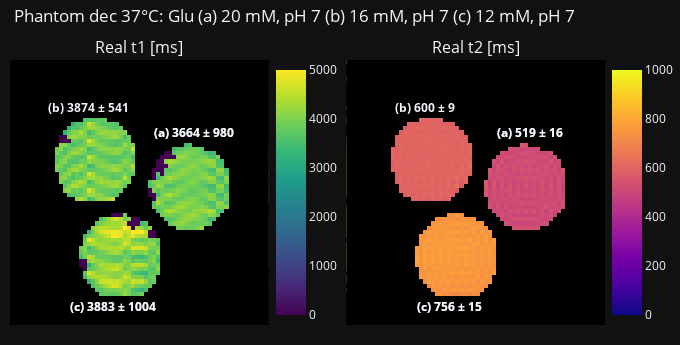
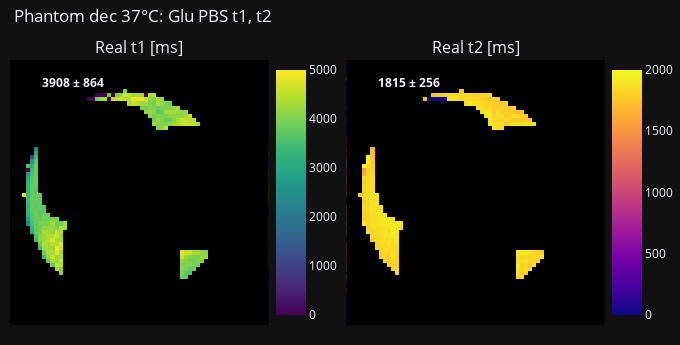
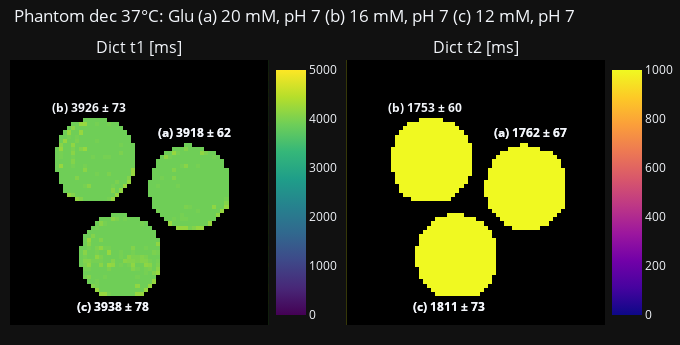

Here is the notebook cell these charts were saved with, in order:
### Markdown cell above
## 2.3. t1 & t2 check ##

### Code cell
t1_pixels = t1_t2_pixel_reader(glu_phantom_fn=glu_phantom_fn, txt_file_name=txt_file_name, image_idx=3, t_type='t1')
t2_pixels = t1_t2_pixel_reader(glu_phantom_fn=glu_phantom_fn, txt_file_name=txt_file_name, image_idx=3, t_type='t2')

real_t1_t2(t1_pixels, t2_pixels, full_mask, vial_rois, tag, tag_x_loc, tag_y_loc, phantom_choice, temp, month, conc_l, ph_l)
real_t1_t2_bg(t1_pixels, t2_pixels, bg_mask, phantom_choice, temp, month)
dict_t1_t2(t1w_array, t2w_array, full_mask, vial_rois, tag, tag_x_loc, tag_y_loc, fp_prtcl_name, phantom_choice, temp, month, conc_l, ph_l)

### Figure 1 — Plotly figure (JSON) as saved in the notebook; plotly's stock layout.template omitted (floating-point values rounded to 4 significant figures; data arrays with more than 128 entries replaced by an {"elided": "..."} marker saying what was removed)
{"data": [{"coloraxis": "coloraxis", "colorscale": [[0.0, "#440154"], [0.1111, "#482878"], [0.2222, "#3e4989"], [0.3333, "#31688e"], [0.4444, "#26828e"], [0.5556, "#1f9e89"], [0.6667, "#35b779"], [0.7778, "#6ece58"], [0.8889, "#b5de2b"], [1.0, "#fde725"]], "type": "heatmap", "xaxis": "x", "yaxis": "y", "z": {"elided": "64x64 float values"}}, {"coloraxis": "coloraxis2", "colorscale": [[0.0, "#440154"], [0.1111, "#482878"], [0.2222, "#3e4989"], [0.3333, "#31688e"], [0.4444, "#26828e"], [0.5556, "#1f9e89"], [0.6667, "#35b779"], [0.7778, "#6ece58"], [0.8889, "#b5de2b"], [1.0, "#fde725"]], "type": "heatmap", "xaxis": "x2", "yaxis": "y2", "z": {"elided": "64x64 float values"}}, {"colorscale": [[0, "rgba(0,0,0,0)"], [1, "black"]], "showscale": false, "type": "heatmap", "xaxis": "x", "yaxis": "y", "z": {"elided": "64x64 int values"}}, {"colorscale": [[0, "rgba(0,0,0,0)"], [1, "black"]], "showscale": false, "type": "heatmap", "xaxis": "x2", "yaxis": "y2", "z": {"elided": "64x64 int values"}}], "layout": {"annotations": [{"font": {"size": 16}, "showarrow": false, "text": "Real t1 [ms]", "x": 0.2175, "xanchor": "center", "xref": "paper", "y": 1.0, "yanchor": "bottom", "yref": "paper"}, {"font": {"size": 16}, "showarrow": false, "text": "Real t2 [ms]", "x": 0.7825, "xanchor": "center", "xref": "paper", "y": 1.0, "yanchor": "bottom", "yref": "paper"}, {"showarrow": false, "text": "<b>(a) 3664 ± 980<b>", "x": 45, "xref": "x", "y": 17, "yref": "y"}, {"showarrow": false, "text": "<b>(a) 519 ± 16<b>", "x": 45, "xref": "x2", "y": 17, "yref": "y2"}, {"showarrow": false, "text": "<b>(c) 3883 ± 1004<b>", "x": 25, "xref": "x", "y": 59, "yref": "y"}, {"showarrow": false, "text": "<b>(c) 756 ± 15<b>", "x": 25, "xref": "x2", "y": 59, "yref": "y2"}, {"showarrow": false, "text": "<b>(b) 3874 ± 541<b>", "x": 19, "xref": "x", "y": 11, "yref": "y"}, {"showarrow": false, "text": "<b>(b) 600 ± 9<b>", "x": 19, "xref": "x2", "y": 11, "yref": "y2"}, {"showarrow": false, "text": "<b>(a) 3664 ± 980<b>", "x": 45, "xref": "x", "y": 17, "yref": "y"}, {"showarrow": false, "text": "<b>(a) 519 ± 16<b>", "x": 45, "xref": "x2", "y": 17, "yref": "y2"}, {"showarrow": false, "text": "<b>(c) 3883 ± 1004<b>", "x": 25, "xref": "x", "y": 59, "yref": "y"}, {"showarrow": false, "text": "<b>(c) 756 ± 15<b>", "x": 25, "xref": "x2", "y": 59, "yref": "y2"}], "coloraxis": {"cmax": 5000, "cmin": 0, "colorbar": {"x": 0.43, "y": 0.5}, "colorscale": [[0.0, "#440154"], [0.1111, "#482878"], [0.2222, "#3e4989"], [0.3333, "#31688e"], [0.4444, "#26828e"], [0.5556, "#1f9e89"], [0.6667, "#35b779"], [0.7778, "#6ece58"], [0.8889, "#b5de2b"], [1.0, "#fde725"]]}, "coloraxis2": {"cmax": 1000, "cmin": 0, "colorbar": {"x": 0.995, "y": 0.5}, "colorscale": [[0.0, "#0d0887"], [0.1111, "#46039f"], [0.2222, "#7201a8"], [0.3333, "#9c179e"], [0.4444, "#bd3786"], [0.5556, "#d8576b"], [0.6667, "#ed7953"], [0.7778, "#fb9f3a"], [0.8889, "#fdca26"], [1.0, "#f0f921"]]}, "height": 345, "margin": {"b": 20, "l": 10, "r": 0, "t": 60}, "showlegend": false, "title": {"text": "Phantom dec 37°C: Glu (a) 20 mM, pH 7 (b) 16 mM, pH 7 (c) 12 mM, pH 7", "x": 0.02, "y": 0.97}, "width": 680, "xaxis": {"anchor": "y", "domain": [0.0, 0.435], "showgrid": false, "showticklabels": false}, "xaxis2": {"anchor": "y2", "domain": [0.565, 1.0], "showgrid": false, "showticklabels": false}, "yaxis": {"anchor": "x", "autorange": "reversed", "domain": [0.0, 1.0], "showgrid": false, "showticklabels": false}, "yaxis2": {"anchor": "x2", "autorange": "reversed", "domain": [0.0, 1.0], "showgrid": false, "showticklabels": false}}}

### Figure 2 — Plotly figure (JSON) as saved in the notebook; plotly's stock layout.template omitted (floating-point values rounded to 4 significant figures; data arrays with more than 128 entries replaced by an {"elided": "..."} marker saying what was removed)
{"data": [{"coloraxis": "coloraxis", "colorscale": [[0.0, "#440154"], [0.1111, "#482878"], [0.2222, "#3e4989"], [0.3333, "#31688e"], [0.4444, "#26828e"], [0.5556, "#1f9e89"], [0.6667, "#35b779"], [0.7778, "#6ece58"], [0.8889, "#b5de2b"], [1.0, "#fde725"]], "type": "heatmap", "xaxis": "x", "yaxis": "y", "z": {"elided": "64x64 float values"}}, {"coloraxis": "coloraxis2", "colorscale": [[0.0, "#440154"], [0.1111, "#482878"], [0.2222, "#3e4989"], [0.3333, "#31688e"], [0.4444, "#26828e"], [0.5556, "#1f9e89"], [0.6667, "#35b779"], [0.7778, "#6ece58"], [0.8889, "#b5de2b"], [1.0, "#fde725"]], "type": "heatmap", "xaxis": "x2", "yaxis": "y2", "z": {"elided": "64x64 float values"}}, {"colorscale": [[0, "rgba(0,0,0,0)"], [1, "black"]], "showscale": false, "type": "heatmap", "xaxis": "x", "yaxis": "y", "z": {"elided": "64x64 int values"}}, {"colorscale": [[0, "rgba(0,0,0,0)"], [1, "black"]], "showscale": false, "type": "heatmap", "xaxis": "x2", "yaxis": "y2", "z": {"elided": "64x64 int values"}}], "layout": {"annotations": [{"font": {"size": 16}, "showarrow": false, "text": "Real t1 [ms]", "x": 0.2175, "xanchor": "center", "xref": "paper", "y": 1.0, "yanchor": "bottom", "yref": "paper"}, {"font": {"size": 16}, "showarrow": false, "text": "Real t2 [ms]", "x": 0.7825, "xanchor": "center", "xref": "paper", "y": 1.0, "yanchor": "bottom", "yref": "paper"}, {"showarrow": false, "text": "<b>3908 ± 864<b>", "x": 15, "xref": "x", "y": 5, "yref": "y"}, {"showarrow": false, "text": "<b>1815 ± 256<b>", "x": 15, "xref": "x2", "y": 5, "yref": "y2"}], "coloraxis": {"cmax": 5000, "cmin": 0, "colorbar": {"x": 0.43, "y": 0.5}, "colorscale": [[0.0, "#440154"], [0.1111, "#482878"], [0.2222, "#3e4989"], [0.3333, "#31688e"], [0.4444, "#26828e"], [0.5556, "#1f9e89"], [0.6667, "#35b779"], [0.7778, "#6ece58"], [0.8889, "#b5de2b"], [1.0, "#fde725"]]}, "coloraxis2": {"cmax": 2000, "cmin": 0, "colorbar": {"x": 0.995, "y": 0.5}, "colorscale": [[0.0, "#0d0887"], [0.1111, "#46039f"], [0.2222, "#7201a8"], [0.3333, "#9c179e"], [0.4444, "#bd3786"], [0.5556, "#d8576b"], [0.6667, "#ed7953"], [0.7778, "#fb9f3a"], [0.8889, "#fdca26"], [1.0, "#f0f921"]]}, "height": 345, "margin": {"b": 20, "l": 10, "r": 0, "t": 60}, "showlegend": false, "title": {"text": "Phantom dec 37°C: Glu PBS t1, t2", "x": 0.02, "y": 0.97}, "width": 680, "xaxis": {"anchor": "y", "domain": [0.0, 0.435], "showgrid": false, "showticklabels": false}, "xaxis2": {"anchor": "y2", "domain": [0.565, 1.0], "showgrid": false, "showticklabels": false}, "yaxis": {"anchor": "x", "autorange": "reversed", "domain": [0.0, 1.0], "showgrid": false, "showticklabels": false}, "yaxis2": {"anchor": "x2", "autorange": "reversed", "domain": [0.0, 1.0], "showgrid": false, "showticklabels": false}}}

### Figure 3 — Plotly figure (JSON) as saved in the notebook; plotly's stock layout.template omitted (floating-point values rounded to 4 significant figures; data arrays with more than 128 entries replaced by an {"elided": "..."} marker saying what was removed)
{"data": [{"coloraxis": "coloraxis", "colorscale": [[0.0, "#440154"], [0.1111, "#482878"], [0.2222, "#3e4989"], [0.3333, "#31688e"], [0.4444, "#26828e"], [0.5556, "#1f9e89"], [0.6667, "#35b779"], [0.7778, "#6ece58"], [0.8889, "#b5de2b"], [1.0, "#fde725"]], "type": "heatmap", "xaxis": "x", "yaxis": "y", "z": {"elided": "64x64 float values"}}, {"coloraxis": "coloraxis2", "colorscale": [[0.0, "#440154"], [0.1111, "#482878"], [0.2222, "#3e4989"], [0.3333, "#31688e"], [0.4444, "#26828e"], [0.5556, "#1f9e89"], [0.6667, "#35b779"], [0.7778, "#6ece58"], [0.8889, "#b5de2b"], [1.0, "#fde725"]], "type": "heatmap", "xaxis": "x2", "yaxis": "y2", "z": {"elided": "64x64 float values"}}, {"colorscale": [[0, "rgba(0,0,0,0)"], [1, "black"]], "showscale": false, "type": "heatmap", "xaxis": "x", "yaxis": "y", "z": {"elided": "64x64 int values"}}, {"colorscale": [[0, "rgba(0,0,0,0)"], [1, "black"]], "showscale": false, "type": "heatmap", "xaxis": "x2", "yaxis": "y2", "z": {"elided": "64x64 int values"}}], "layout": {"annotations": [{"font": {"size": 16}, "showarrow": false, "text": "Dict t1 [ms]", "x": 0.2175, "xanchor": "center", "xref": "paper", "y": 1.0, "yanchor": "bottom", "yref": "paper"}, {"font": {"size": 16}, "showarrow": false, "text": "Dict t2 [ms]", "x": 0.7825, "xanchor": "center", "xref": "paper", "y": 1.0, "yanchor": "bottom", "yref": "paper"}, {"showarrow": false, "text": "<b>(a) 3918 ± 62<b>", "x": 45, "xref": "x", "y": 17, "yref": "y"}, {"showarrow": false, "text": "<b>(a) 1762 ± 67<b>", "x": 45, "xref": "x2", "y": 17, "yref": "y2"}, {"showarrow": false, "text": "<b>(c) 3938 ± 78<b>", "x": 25, "xref": "x", "y": 59, "yref": "y"}, {"showarrow": false, "text": "<b>(c) 1811 ± 73<b>", "x": 25, "xref": "x2", "y": 59, "yref": "y2"}, {"showarrow": false, "text": "<b>(b) 3926 ± 73<b>", "x": 19, "xref": "x", "y": 11, "yref": "y"}, {"showarrow": false, "text": "<b>(b) 1753 ± 60<b>", "x": 19, "xref": "x2", "y": 11, "yref": "y2"}, {"showarrow": false, "text": "<b>(a) 3918 ± 62<b>", "x": 45, "xref": "x", "y": 17, "yref": "y"}, {"showarrow": false, "text": "<b>(a) 1762 ± 67<b>", "x": 45, "xref": "x2", "y": 17, "yref": "y2"}, {"showarrow": false, "text": "<b>(c) 3938 ± 78<b>", "x": 25, "xref": "x", "y": 59, "yref": "y"}, {"showarrow": false, "text": "<b>(c) 1811 ± 73<b>", "x": 25, "xref": "x2", "y": 59, "yref": "y2"}], "coloraxis": {"cmax": 5000, "cmin": 0, "colorbar": {"x": 0.43, "y": 0.5}, "colorscale": [[0.0, "#440154"], [0.1111, "#482878"], [0.2222, "#3e4989"], [0.3333, "#31688e"], [0.4444, "#26828e"], [0.5556, "#1f9e89"], [0.6667, "#35b779"], [0.7778, "#6ece58"], [0.8889, "#b5de2b"], [1.0, "#fde725"]]}, "coloraxis2": {"cmax": 1000, "cmin": 0, "colorbar": {"x": 0.995, "y": 0.5}, "colorscale": [[0.0, "#0d0887"], [0.1111, "#46039f"], [0.2222, "#7201a8"], [0.3333, "#9c179e"], [0.4444, "#bd3786"], [0.5556, "#d8576b"], [0.6667, "#ed7953"], [0.7778, "#fb9f3a"], [0.8889, "#fdca26"], [1.0, "#f0f921"]]}, "height": 345, "margin": {"b": 20, "l": 10, "r": 0, "t": 60}, "showlegend": false, "title": {"text": "Phantom dec 37°C: Glu (a) 20 mM, pH 7 (b) 16 mM, pH 7 (c) 12 mM, pH 7", "x": 0.02, "y": 0.97}, "width": 680, "xaxis": {"anchor": "y", "domain": [0.0, 0.435], "showgrid": false, "showticklabels": false}, "xaxis2": {"anchor": "y2", "domain": [0.565, 1.0], "showgrid": false, "showticklabels": false}, "yaxis": {"anchor": "x", "autorange": "reversed", "domain": [0.0, 1.0], "showgrid": false, "showticklabels": false}, "yaxis2": {"anchor": "x2", "autorange": "reversed", "domain": [0.0, 1.0], "showgrid": false, "showticklabels": false}}}
